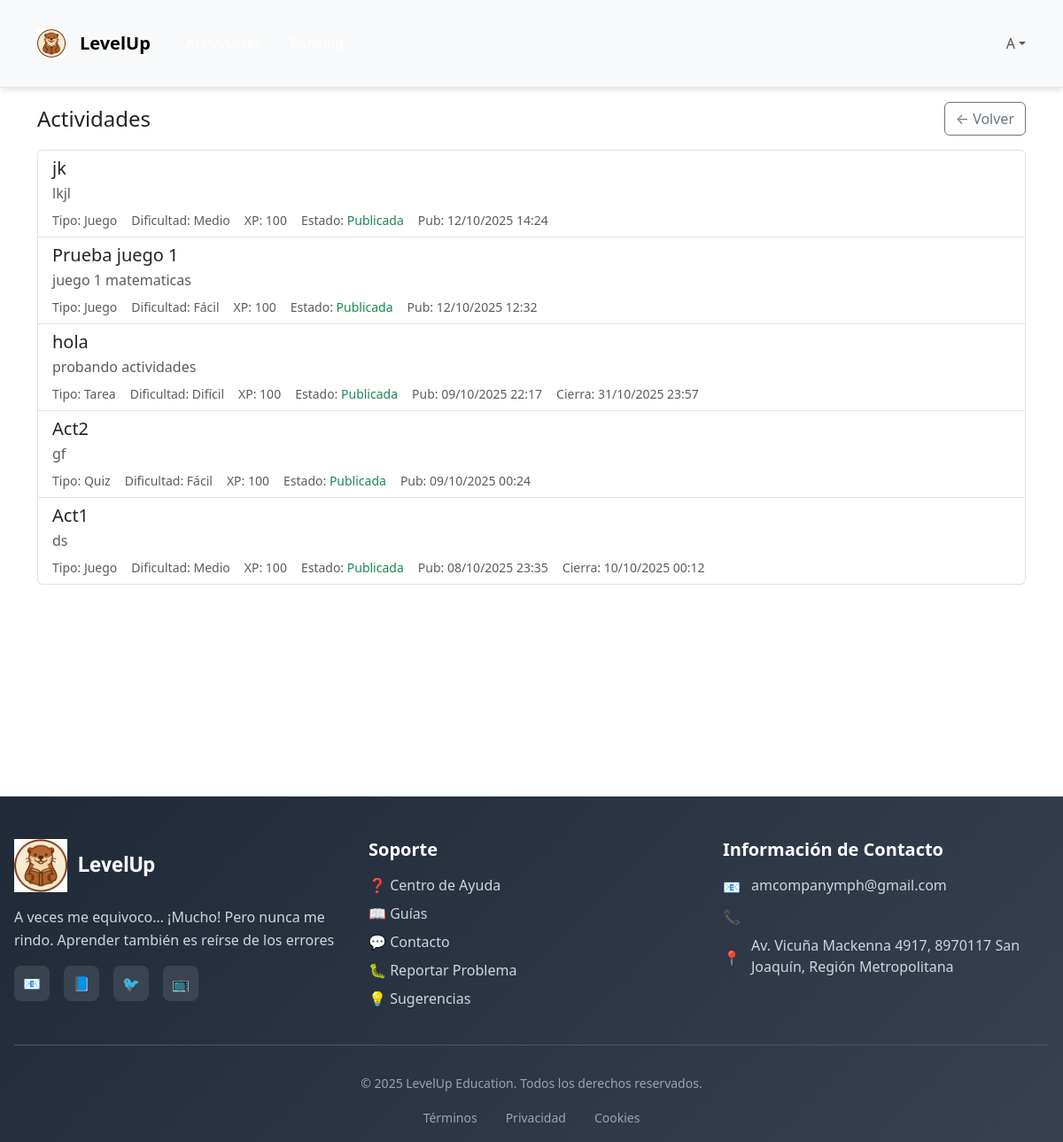
Before: /actividades/ (signed in) with the older database file.
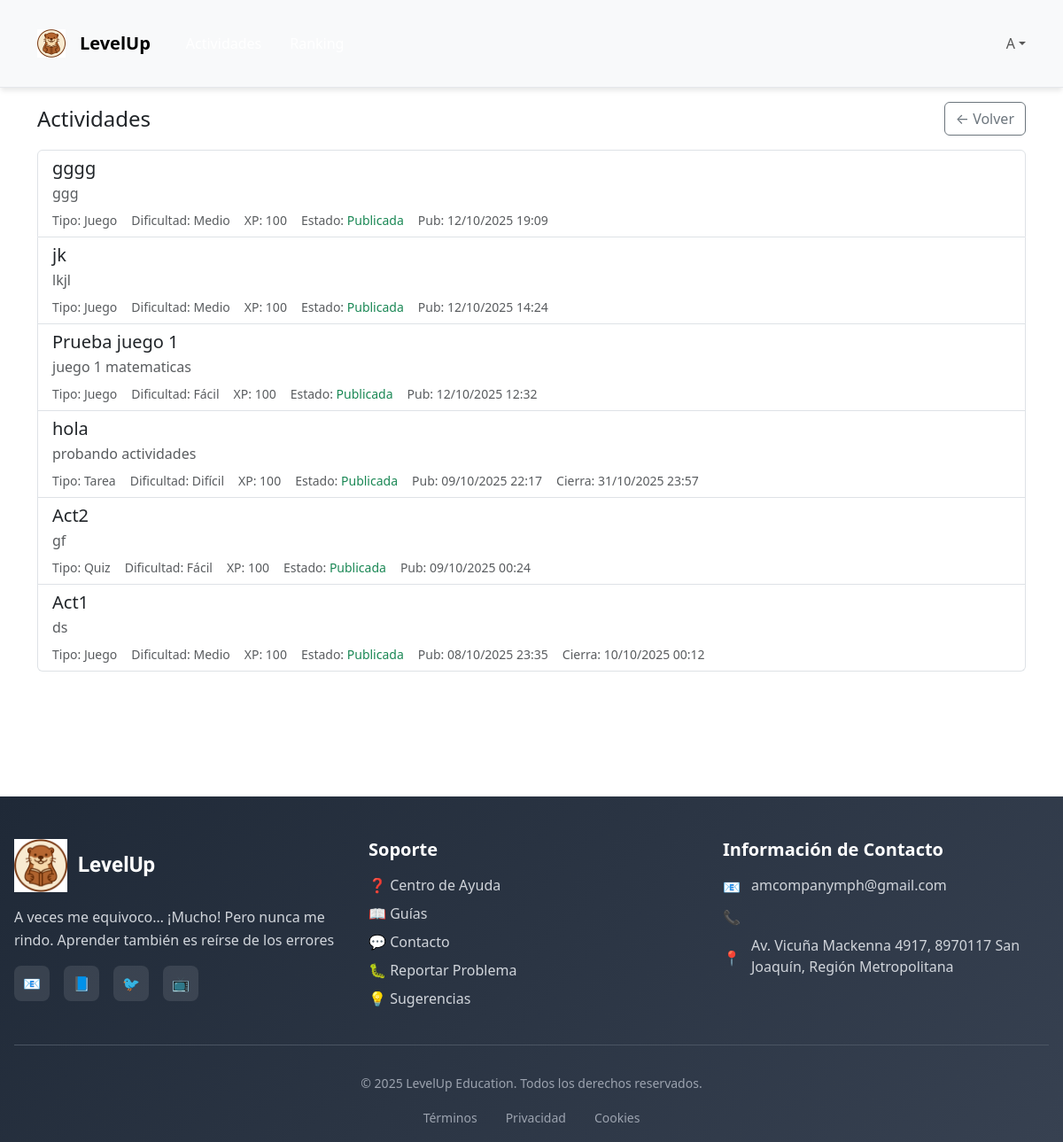
After: the same page with the newer database file.
### LevelUp/models.py (models this page shows, shortened)
class Actividad(models.Model):
    class Tipo(models.TextChoices):
        QUIZ = "quiz", "Quiz"
        JUEGO = "juego", "Juego"
        VIDEO = "video", "Video"
        TAREA = "tarea", "Tarea"
    class Dificultad(models.IntegerChoices):
        FACIL = 1, "Fácil"
        MEDIO = 2, "Medio"
        DIFICIL = 3, "Difícil"
    titulo = models.CharField(max_length=150)
    descripcion = models.TextField()
    tipo = models.CharField(max_length=20, choices=Tipo.choices)
    dificultad = models.IntegerField(
        choices=Dificultad.choices,
        default=Dificultad.MEDIO,
        validators=[MinValueValidator(1), MaxValueValidator(3)]
    )
    recurso = models.ForeignKey(Recurso, on_delete=models.SET_NULL, null=True, blank=True)
    recompensa = models.ForeignKey(Recompensa, on_delete=models.SET_NULL, null=True, blank=True)
    docente = models.ForeignKey(
        Docente, on_delete=models.SET_NULL, null=True, blank=True, related_name="actividades_creadas"
    )
    es_publicada = models.BooleanField(default=False)
    fecha_publicacion = models.DateTimeField(null=True, blank=True)
    fecha_cierre = models.DateTimeField(null=True, blank=True)
    xp_total = models.PositiveIntegerField(default=100, help_text="XP base proporcional al puntaje obtenido")
    intentos_max = models.PositiveSmallIntegerField(
        default=1,
        validators=[MinValueValidator(1), MaxValueValidator(20)],
        help_text="Número máximo de intentos por estudiante (1–20)."
    )
    estudiantes = models.ManyToManyField(
        'Estudiante', through='AsignacionActividad', related_name='actividades', blank=True
    )

### LevelUp/views.py (the view)
# urls.py: path("actividades/", views.actividades_view, name="actividades"),
@login_required
def actividades_view(request):
    actividades = Actividad.objects.all().order_by("-id")[:20]
    return render(request, "LevelUp/actividades/lista.html", {"actividades": actividades})

### LevelUp/templates/LevelUp/actividades/lista.html (shortened to what this page needs)
{% extends "LevelUp/base.html" %}
{% block content %}
<main class="min-h-screen">
  <div class="container py-3">
    <div class="d-flex justify-content-between align-items-center mb-3">
      <h1 class="h4 m-0">Actividades</h1>
      <a href="{% url 'home' %}" class="btn btn-outline-secondary">← Volver</a>
    </div>
    <div class="list-group">
      {% for act in actividades %}
      <div class="list-group-item">
        <div class="d-flex justify-content-between align-items-start gap-3">
          <div class="flex-grow-1">
            <h5 class="mb-1">{{ act.titulo|default:"Actividad sin título" }}</h5>
            <p class="text-muted mb-2">{{ act.descripcion|default:"Sin descripción" }}</p>
            <div class="small text-muted d-flex flex-wrap gap-3">
              <span>Tipo: {{ act.get_tipo_display }}</span>
              <span>Dificultad: {{ act.get_dificultad_display|default:act.dificultad }}</span>
              <span>XP: {{ act.xp_total|default:0 }}</span>
              <span>
                Estado:
                {% if act.es_publicada %}
                <span class="text-success">Publicada</span>
                {% else %}
                <span class="text-secondary">Borrador</span>
                {% endif %}
              </span>
              {% if act.fecha_publicacion %}<span>Pub: {{ act.fecha_publicacion|date:"d/m/Y H:i" }}</span>{% endif %}
              {% if act.fecha_cierre %}<span>Cierra: {{ act.fecha_cierre|date:"d/m/Y H:i" }}</span>{% endif %}
            </div>
          </div>
        </div>
      </div>
      {% empty %}
      <div class="alert alert-info">No hay actividades disponibles.</div>
      {% endfor %}
    </div>
  </div>
</main>
{% endblock %}

Changed rows visible on the page:
added Actividad: titulo "gggg", descripcion "ggg", tipo "Juego", dificultad "Medio", xp_total "100", es_publicada "Publicada", fecha_publicacion "12/10/2025 19:09"
